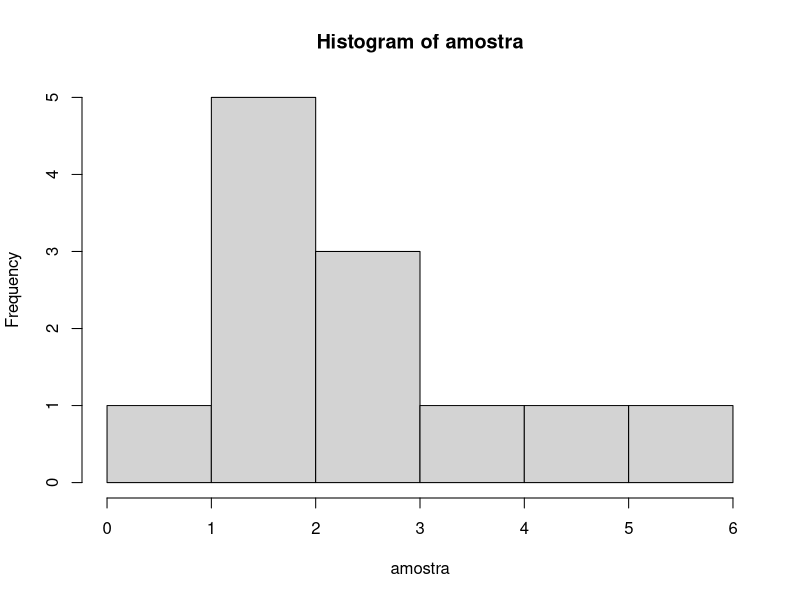
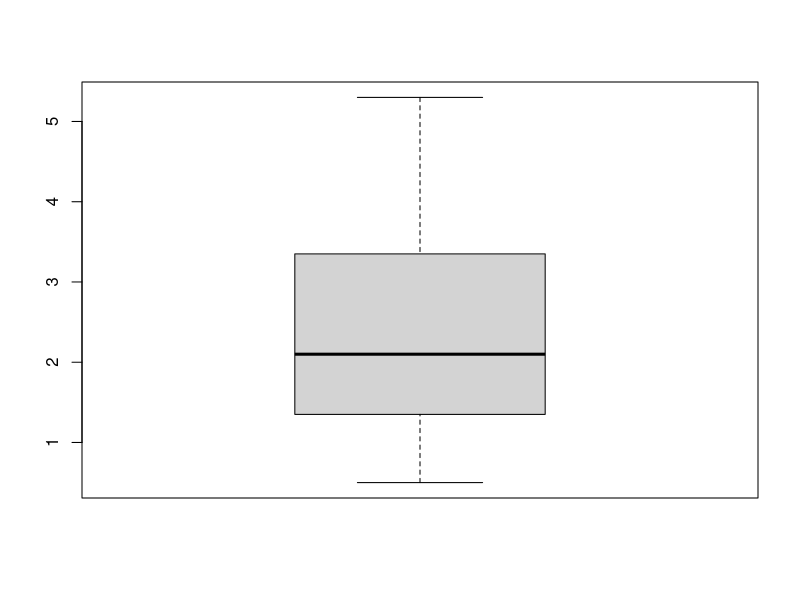

Write R code to recreate these figures, in order.
library(ggplot2)
library(tidyverse)

amostra <- c(0.5,	1.2,	1.2,	1.5,	1.6,	2.0, 2.2,	2.6,	3.0,	3.7,	4.1,	5.3)
print(amostra)

tab <- data.frame(media = mean(amostra), desvpad = sd(amostra))
print(tab)

hist(amostra)
boxplot(amostra)